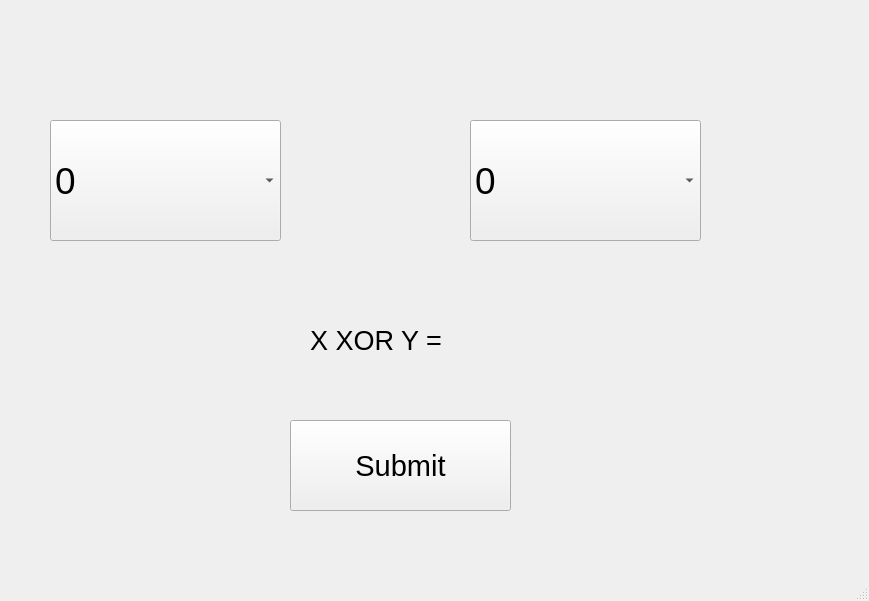
<?xml version="1.0" encoding="UTF-8"?>
<ui version="4.0">
 <class>MainWindow</class>
 <widget class="QMainWindow" name="MainWindow">
  <property name="geometry">
   <rect>
    <x>0</x>
    <y>0</y>
    <width>869</width>
    <height>601</height>
   </rect>
  </property>
  <property name="windowTitle">
   <string>MainWindow</string>
  </property>
  <widget class="QWidget" name="centralwidget">
   <widget class="QComboBox" name="comboX">
    <property name="geometry">
     <rect>
      <x>50</x>
      <y>120</y>
      <width>231</width>
      <height>121</height>
     </rect>
    </property>
    <property name="font">
     <font>
      <pointsize>28</pointsize>
     </font>
    </property>
    <item>
     <property name="text">
      <string>0</string>
     </property>
    </item>
    <item>
     <property name="text">
      <string>1</string>
     </property>
    </item>
   </widget>
   <widget class="QComboBox" name="comboY">
    <property name="geometry">
     <rect>
      <x>470</x>
      <y>120</y>
      <width>231</width>
      <height>121</height>
     </rect>
    </property>
    <property name="font">
     <font>
      <pointsize>28</pointsize>
     </font>
    </property>
    <item>
     <property name="text">
      <string>0</string>
     </property>
    </item>
    <item>
     <property name="text">
      <string>1</string>
     </property>
    </item>
   </widget>
   <widget class="QPushButton" name="submit">
    <property name="geometry">
     <rect>
      <x>290</x>
      <y>420</y>
      <width>221</width>
      <height>91</height>
     </rect>
    </property>
    <property name="font">
     <font>
      <pointsize>22</pointsize>
     </font>
    </property>
    <property name="text">
     <string>Submit</string>
    </property>
   </widget>
   <widget class="QLabel" name="label">
    <property name="geometry">
     <rect>
      <x>310</x>
      <y>300</y>
      <width>221</width>
      <height>81</height>
     </rect>
    </property>
    <property name="font">
     <font>
      <pointsize>20</pointsize>
     </font>
    </property>
    <property name="text">
     <string>X XOR Y =</string>
    </property>
   </widget>
  </widget>
  <widget class="QMenuBar" name="menubar">
   <property name="geometry">
    <rect>
     <x>0</x>
     <y>0</y>
     <width>869</width>
     <height>21</height>
    </rect>
   </property>
  </widget>
  <widget class="QStatusBar" name="statusbar"/>
 </widget>
 <resources/>
 <connections/>
</ui>
